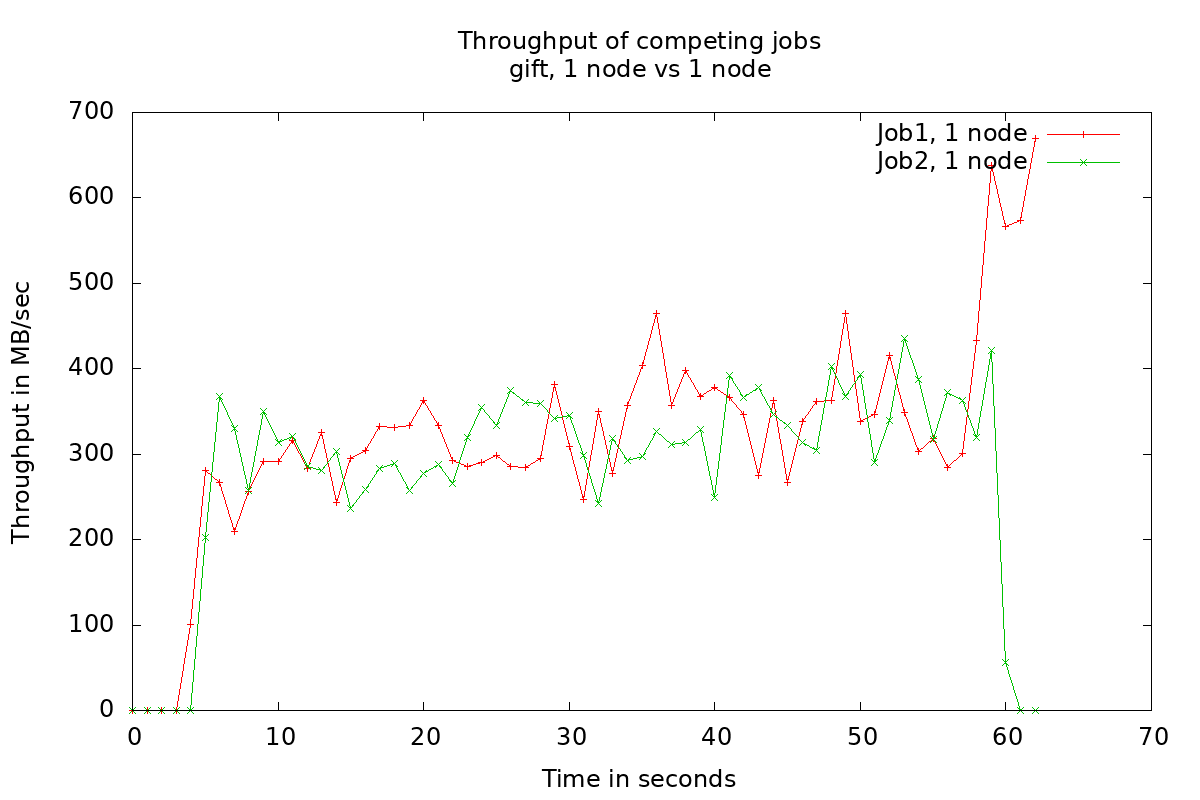

Recreate this plot in gnuplot.
set terminal png size 1200,800 font "Arial,18"
set output 'test.gift.1v1.same.png'

set xlabel "Time in seconds"
set ylabel "Throughput in MB/sec"
set title "Throughput of competing jobs\ngift, 1 node vs 1 node"
plot \
     "test.gift.1v1.same.txt" using 1:2 title "Job1, 1 node" with linespoints, \
     "test.gift.1v1.same.txt" using 1:3 title "Job2, 1 node" with linespoints